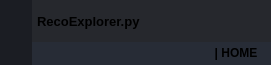
        <widget class="QFrame" name="frame_top">
         <property name="minimumSize">
          <size>
           <width>0</width>
           <height>65</height>
          </size>
         </property>
         <property name="maximumSize">
          <size>
           <width>16777215</width>
           <height>65</height>
          </size>
         </property>
         <property name="styleSheet">
          <string notr="true">background-color: transparent;</string>
         </property>
         <property name="frameShape">
          <enum>QFrame::NoFrame</enum>
         </property>
         <property name="frameShadow">
          <enum>QFrame::Raised</enum>
         </property>
         <layout class="QHBoxLayout" name="horizontalLayout_3">
          <property name="spacing">
           <number>0</number>
          </property>
          <property name="leftMargin">
           <number>0</number>
          </property>
          <property name="topMargin">
           <number>0</number>
          </property>
          <property name="rightMargin">
           <number>0</number>
          </property>
          <property name="bottomMargin">
           <number>0</number>
          </property>
          <item>
           <widget class="QFrame" name="frame_toggle">
            <property name="maximumSize">
             <size>
              <width>70</width>
              <height>16777215</height>
             </size>
            </property>
            <property name="styleSheet">
             <string notr="true">background-color: rgb(27, 29, 35);</string>
            </property>
            <property name="frameShape">
             <enum>QFrame::NoFrame</enum>
            </property>
            <property name="frameShadow">
             <enum>QFrame::Raised</enum>
            </property>
            <layout class="QVBoxLayout" name="verticalLayout_3">
             <property name="spacing">
              <number>0</number>
             </property>
             <property name="leftMargin">
              <number>0</number>
             </property>
             <property name="topMargin">
              <number>0</number>
             </property>
             <property name="rightMargin">
              <number>0</number>
             </property>
             <property name="bottomMargin">
              <number>0</number>
             </property>
             <item>
              <widget class="QPushButton" name="btn_toggle_menu">
               <property name="sizePolicy">
                <sizepolicy hsizetype="Expanding" vsizetype="Expanding">
                 <horstretch>0</horstretch>
                 <verstretch>0</verstretch>
                </sizepolicy>
               </property>
               <property name="styleSheet">
                <string notr="true">QPushButton {
	background-position: center;
	background-repeat: no-reperat;
	border: none;
	background-color: rgb(27, 29, 35);
}
QPushButton:hover {
	background-color: rgb(33, 37, 43);
}
QPushButton:pressed {
	background-color: rgb(85, 170, 255);
}</string>
               </property>
               <property name="text">
                <string/>
               </property>
               <property name="icon">
                <iconset>
                 <normaloff>icons/16x16/cil-menu.png</normaloff>icons/16x16/cil-menu.png</iconset>
               </property>
               <property name="iconSize">
                <size>
                 <width>60</width>
                 <height>60</height>
                </size>
               </property>
              </widget>
             </item>
            </layout>
           </widget>
          </item>
          <item>
           <widget class="QFrame" name="frame_top_right">
            <property name="styleSheet">
             <string notr="true">background: transparent;</string>
            </property>
            <property name="frameShape">
             <enum>QFrame::NoFrame</enum>
            </property>
            <property name="frameShadow">
             <enum>QFrame::Raised</enum>
            </property>
            <layout class="QVBoxLayout" name="verticalLayout_2">
             <property name="spacing">
              <number>0</number>
             </property>
             <property name="leftMargin">
              <number>0</number>
             </property>
             <property name="topMargin">
              <number>0</number>
             </property>
             <property name="rightMargin">
              <number>0</number>
             </property>
             <property name="bottomMargin">
              <number>0</number>
             </property>
             <item>
              <widget class="QFrame" name="frame_top_btns">
               <property name="maximumSize">
                <size>
                 <width>16777215</width>
                 <height>42</height>
                </size>
               </property>
               <property name="styleSheet">
                <string notr="true">background-color: rgba(27, 29, 35, 200)</string>
               </property>
               <property name="frameShape">
                <enum>QFrame::NoFrame</enum>
               </property>
               <property name="frameShadow">
                <enum>QFrame::Raised</enum>
               </property>
               <layout class="QHBoxLayout" name="horizontalLayout_4">
                <property name="spacing">
                 <number>0</number>
                </property>
                <property name="leftMargin">
                 <number>0</number>
                </property>
                <property name="topMargin">
                 <number>0</number>
                </property>
                <property name="rightMargin">
                 <number>0</number>
                </property>
                <property name="bottomMargin">
                 <number>0</number>
                </property>
                <item>
                 <widget class="QFrame" name="frame_label_top_btns">
                  <property name="sizePolicy">
                   <sizepolicy hsizetype="Expanding" vsizetype="Preferred">
                    <horstretch>0</horstretch>
                    <verstretch>0</verstretch>
                   </sizepolicy>
                  </property>
                  <property name="frameShape">
                   <enum>QFrame::NoFrame</enum>
                  </property>
                  <property name="frameShadow">
                   <enum>QFrame::Raised</enum>
                  </property>
                  <layout class="QHBoxLayout" name="horizontalLayout_10">
                   <property name="spacing">
                    <number>0</number>
                   </property>
                   <property name="leftMargin">
                    <number>5</number>
                   </property>
                   <property name="topMargin">
                    <number>0</number>
                   </property>
                   <property name="rightMargin">
                    <number>10</number>
                   </property>
                   <property name="bottomMargin">
                    <number>0</number>
                   </property>
                   <item>
                    <widget class="QFrame" name="frame_icon_top_bar">
                     <property name="maximumSize">
                      <size>
                       <width>30</width>
                       <height>30</height>
                      </size>
                     </property>
                     <property name="styleSheet">
                      <string notr="true">background: transparent;
background-image: url(view/icons/16x16/cil-terminal.png);
background-position: center;
background-repeat: no-repeat;
</string>
                     </property>
                     <property name="frameShape">
                      <enum>QFrame::StyledPanel</enum>
                     </property>
                     <property name="frameShadow">
                      <enum>QFrame::Raised</enum>
                     </property>
                    </widget>
                   </item>
                   <item>
                    <widget class="QLabel" name="label_title_bar_top">
                     <property name="font">
                      <font>
                       <family>Segoe UI</family>
                       <pointsize>10</pointsize>
                       <weight>75</weight>
                       <bold>true</bold>
                      </font>
                     </property>
                     <property name="styleSheet">
                      <string notr="true">background: transparent;
</string>
                     </property>
                     <property name="text">
                      <string>RecoExplorer.py</string>
                     </property>
                    </widget>
                   </item>
                  </layout>
                 </widget>
                </item>
                <item alignment="Qt::AlignRight">
                 <widget class="QFrame" name="frame_btns_right">
                  <property name="sizePolicy">
                   <sizepolicy hsizetype="Expanding" vsizetype="Preferred">
                    <horstretch>0</horstretch>
                    <verstretch>0</verstretch>
                   </sizepolicy>
                  </property>
                  <property name="maximumSize">
                   <size>
                    <width>120</width>
                    <height>16777215</height>
                   </size>
                  </property>
                  <property name="frameShape">
                   <enum>QFrame::NoFrame</enum>
                  </property>
                  <property name="frameShadow">
                   <enum>QFrame::Raised</enum>
                  </property>
                  <layout class="QHBoxLayout" name="horizontalLayout_5">
                   <property name="spacing">
                    <number>0</number>
                   </property>
                   <property name="leftMargin">
                    <number>0</number>
                   </property>
                   <property name="topMargin">
                    <number>0</number>
                   </property>
                   <property name="rightMargin">
                    <number>0</number>
                   </property>
                   <property name="bottomMargin">
                    <number>0</number>
                   </property>
                   <item>
                    <widget class="QPushButton" name="btn_minimize">
                     <property name="sizePolicy">
                      <sizepolicy hsizetype="Minimum" vsizetype="Expanding">
                       <horstretch>0</horstretch>
                       <verstretch>0</verstretch>
                      </sizepolicy>
                     </property>
                     <property name="minimumSize">
                      <size>
                       <width>40</width>
                       <height>0</height>
                      </size>
                     </property>
                     <property name="maximumSize">
                      <size>
                       <width>40</width>
                       <height>16777215</height>
                      </size>
                     </property>
                     <property name="toolTip">
                      <string>Minimize</string>
                     </property>
                     <property name="styleSheet">
                      <string notr="true">QPushButton {
	border: none;
	background-color: transparent;
}
QPushButton:hover {
	background-color: rgb(52, 59, 72);
}
QPushButton:pressed {
	background-color: rgb(85, 170, 255);
}</string>
                     </property>
                     <property name="text">
                      <string/>
                     </property>
                     <property name="icon">
                      <iconset>
                       <normaloff>icons/16x16/cil-window-minimize.png</normaloff>icons/16x16/cil-window-minimize.png</iconset>
                     </property>
                    </widget>
                   </item>
                   <item>
                    <widget class="QPushButton" name="btn_maximize_restore">
                     <property name="sizePolicy">
                      <sizepolicy hsizetype="Minimum" vsizetype="Expanding">
                       <horstretch>0</horstretch>
                       <verstretch>0</verstretch>
                      </sizepolicy>
                     </property>
                     <property name="minimumSize">
                      <size>
                       <width>40</width>
                       <height>0</height>
                      </size>
                     </property>
                     <property name="maximumSize">
                      <size>
                       <width>40</width>
                       <height>16777215</height>
                      </size>
                     </property>
                     <property name="toolTip">
                      <string>Maximize</string>
                     </property>
                     <property name="styleSheet">
                      <string notr="true">QPushButton {
	border: none;
	background-color: transparent;
}
QPushButton:hover {
	background-color: rgb(52, 59, 72);
}
QPushButton:pressed {
	background-color: rgb(85, 170, 255);
}</string>
                     </property>
                     <property name="text">
                      <string/>
                     </property>
                     <property name="icon">
                      <iconset>
                       <normaloff>icons/16x16/cil-window-maximize.png</normaloff>icons/16x16/cil-window-maximize.png</iconset>
                     </property>
                    </widget>
                   </item>
                   <item>
                    <widget class="QPushButton" name="btn_close">
                     <property name="sizePolicy">
                      <sizepolicy hsizetype="Minimum" vsizetype="Expanding">
                       <horstretch>0</horstretch>
                       <verstretch>0</verstretch>
                      </sizepolicy>
                     </property>
                     <property name="minimumSize">
                      <size>
                       <width>40</width>
                       <height>0</height>
                      </size>
                     </property>
                     <property name="maximumSize">
                      <size>
                       <width>40</width>
                       <height>16777215</height>
                      </size>
                     </property>
                     <property name="toolTip">
                      <string>Close</string>
                     </property>
                     <property name="styleSheet">
                      <string notr="true">QPushButton {
	border: none;
	background-color: transparent;
}
QPushButton:hover {
	background-color: rgb(52, 59, 72);
}
QPushButton:pressed {
	background-color: rgb(85, 170, 255);
}</string>
                     </property>
                     <property name="text">
                      <string/>
                     </property>
                     <property name="icon">
                      <iconset>
                       <normaloff>icons/16x16/cil-x.png</normaloff>icons/16x16/cil-x.png</iconset>
                     </property>
                    </widget>
                   </item>
                  </layout>
                 </widget>
                </item>
               </layout>
              </widget>
             </item>
             <item>
              <widget class="QFrame" name="frame_top_info">
               <property name="maximumSize">
                <size>
                 <width>16777215</width>
                 <height>65</height>
                </size>
               </property>
               <property name="styleSheet">
                <string notr="true">background-color: rgb(39, 44, 54);</string>
               </property>
               <property name="frameShape">
                <enum>QFrame::NoFrame</enum>
               </property>
               <property name="frameShadow">
                <enum>QFrame::Raised</enum>
               </property>
               <layout class="QHBoxLayout" name="horizontalLayout_8">
                <property name="spacing">
                 <number>0</number>
                </property>
                <property name="leftMargin">
                 <number>10</number>
                </property>
                <property name="topMargin">
                 <number>0</number>
                </property>
                <property name="rightMargin">
                 <number>10</number>
                </property>
                <property name="bottomMargin">
                 <number>0</number>
                </property>
                <item>
                 <widget class="QLabel" name="label_top_info_1">
                  <property name="maximumSize">
                   <size>
                    <width>16777215</width>
                    <height>15</height>
                   </size>
                  </property>
                  <property name="font">
                   <font>
                    <family>Segoe UI</family>
                   </font>
                  </property>
                  <property name="styleSheet">
                   <string notr="true">color: rgb(98, 103, 111); </string>
                  </property>
                  <property name="text">
                   <string/>
                  </property>
                 </widget>
                </item>
                <item>
                 <widget class="QPushButton" name="pushButton_9">
                  <property name="sizePolicy">
                   <sizepolicy hsizetype="Preferred" vsizetype="Preferred">
                    <horstretch>0</horstretch>
                    <verstretch>0</verstretch>
                   </sizepolicy>
                  </property>
                  <property name="minimumSize">
                   <size>
                    <width>0</width>
                    <height>0</height>
                   </size>
                  </property>
                  <property name="maximumSize">
                   <size>
                    <width>50</width>
                    <height>20</height>
                   </size>
                  </property>
                  <property name="font">
                   <font>
                    <family>Segoe UI</family>
                    <weight>75</weight>
                    <bold>true</bold>
                   </font>
                  </property>
                  <property name="focusPolicy">
                   <enum>Qt::NoFocus</enum>
                  </property>
                  <property name="styleSheet">
                   <string notr="true">QPushButton {
	border: 2px solid rgb(39, 44, 54);
	border-radius: 5px;
	background-color: rgb(39, 44, 54);
}
QPushButton:hover {
	background-color: rgb(57, 65, 80);
	border: 2px solid rgb(61, 70, 86);
}
QPushButton:pressed {
	background-color: rgb(35, 40, 49);
	border: 2px solid rgb(43, 50, 61);
}</string>
                  </property>
                  <property name="text">
                   <string>| HOME</string>
                  </property>
                 </widget>
                </item>
               </layout>
              </widget>
             </item>
            </layout>
           </widget>
          </item>
         </layout>
        </widget>
